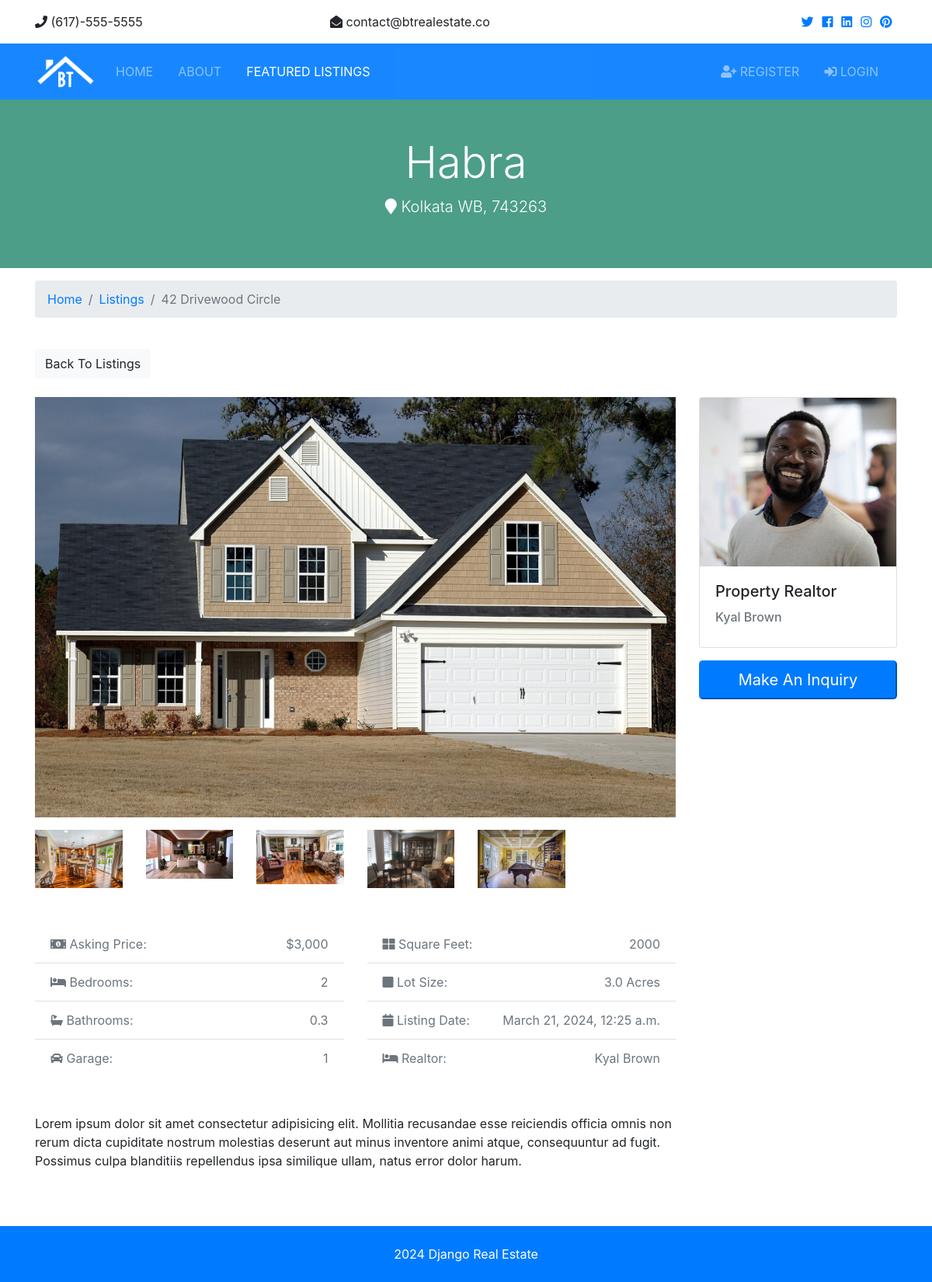
/listings/1, run on an earlier commit of the app's database.
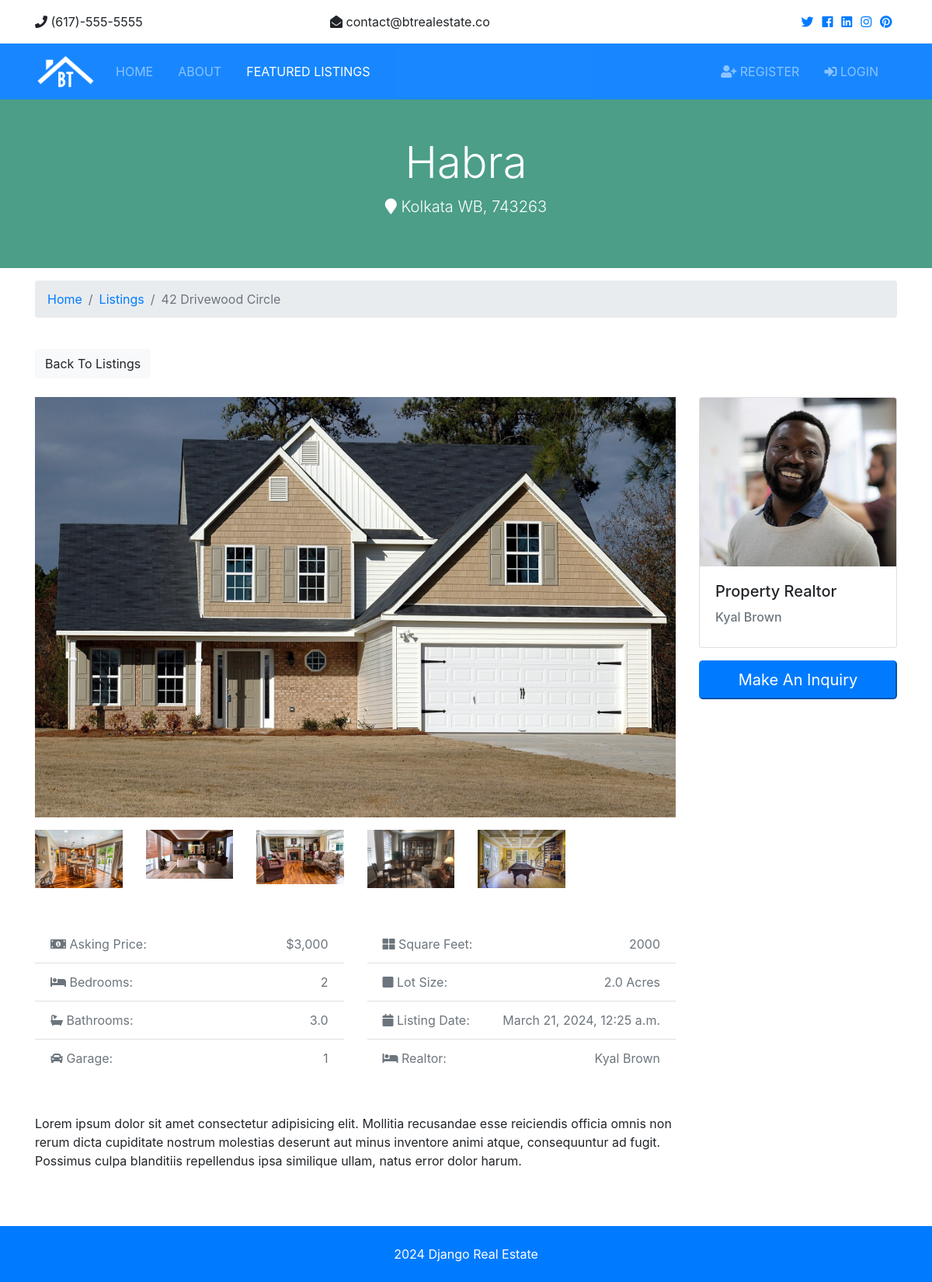
And on a later commit of the database.
### listings/models.py (models this page shows, shortened)
class Listing(models.Model):
    realtor = models.ForeignKey(Realtor, on_delete=models.DO_NOTHING)
    title = models.CharField(max_length = 200)
    address = models.CharField(max_length = 200)
    city = models.CharField(max_length = 200)
    state = models.CharField(max_length = 200)
    zipcode = models.CharField(max_length = 200)
    description = models.TextField(blank=True)
    price = models.IntegerField()
    bedrooms = models.IntegerField()
    bathrooms = models.DecimalField(max_digits=2,decimal_places=1)
    garage = models.IntegerField(default=0)
    sqft = models.IntegerField()
    lot_size= models.DecimalField(max_digits=5,decimal_places=1)
    photo_main = models.ImageField(upload_to ='photos/%Y/%m/%d/', blank=True)
    photo_1 = models.ImageField(upload_to ='photos/%Y/%m/%d/',blank=True)
    photo_2 = models.ImageField(upload_to ='photos/%Y/%m/%d/', blank=True)
    photo_3 = models.ImageField(upload_to ='photos/%Y/%m/%d/', blank=True)
    photo_4 = models.ImageField(upload_to ='photos/%Y/%m/%d/', blank=True)
    photo_5 = models.ImageField(upload_to ='photos/%Y/%m/%d/', blank=True)
    is_published = models.BooleanField(default=True)
    list_date = models.DateTimeField(default= datetime.now , blank=True)

### realtors/models.py (models this page shows)
class Realtor(models.Model):
    name = models.CharField(max_length= 200)
    photo = models.ImageField(upload_to='photos/%Y/%m/%d/')
    description = models.TextField(max_length= 500)
    phone = models.CharField(max_length= 50)
    email = models.CharField(max_length= 50)
    is_mvp = models.BooleanField(default=False)
    hire_date = models.DateTimeField(default=datetime.now, blank=True)
    def __str__(self):
        return self.name

### listings/views.py (the view)
# urls.py: path('<int:listing_id>', views.listing, name="listing"),
def listing(request, listing_id):
    listing = get_object_or_404(Listing, pk=listing_id)
    context = {
        'listing' : listing
    }
    return render(request, 'listings/listing.html',context)

### templates/listings/listing.html (shortened to what the changed rows need)
{% extends "base.html" %}
{% load humanize %}
{% block content %}
<section id="showcase-inner" class="py-5 text-white">
    <div class="container">
      <div class="row text-center">
        <div class="col-md-12">
          <h1 class="display-4">{{listing.title}}</h1>
          <p class="lead">
            <i class="fas fa-map-marker"></i> {{listing.city}} {{listing.state}}, {{listing.zipcode}}</p>
        </div>
      </div>
    </div>
  </section>
  <section id="listing" class="py-4">
    <div class="container">
      <div class="row">
        <div class="col-md-9">
          <img src={{listing.photo_main.url}} alt="" class="img-main img-fluid mb-3">
          <div class="row mb-5 thumbs">
            <div class="col-md-2">
              <a href="{{listing.photo_1.url}}" data-lightbox="home-images">
                <img src={{listing.photo_1.url}} alt="" class="img-fluid">
              </a>
            </div>
            <div class="col-md-2">
              <a href="{{listing.photo_2.url}}" data-lightbox="home-images">
                <img src={{listing.photo_2.url}} alt="" class="img-fluid">
              </a>
            </div>
            <div class="col-md-2">
              <a href="{{listing.photo_3.url}}" data-lightbox="home-images">
                <img src={{listing.photo_3.url}} alt="" class="img-fluid">
              </a>
            </div>
            <div class="col-md-2">
              <a href="{{listing.photo_4.url}}" data-lightbox="home-images">
                <img src={{listing.photo_4.url}} alt="" class="img-fluid">
              </a>
            </div>
            <div class="col-md-2">
              <a href="{{listing.photo_5.url}}" data-lightbox="home-images">
                <img src={{listing.photo_5.url}} alt="" class="img-fluid">
              </a>
            </div>
          </div>
          <div class="row mb-5 fields">
            <div class="col-md-6">
              <ul class="list-group list-group-flush">
                <li class="list-group-item text-secondary">
                  <i class="fas fa-money-bill-alt"></i> Asking Price:
                  <span class="float-right">${{listing.price | intcomma}}</span>
                </li>
                <li class="list-group-item text-secondary">
                  <i class="fas fa-bed"></i> Bedrooms:
                  <span class="float-right">{{listing.bedrooms}}</span>
                </li>
                <li class="list-group-item text-secondary">
                  <i class="fas fa-bath"></i> Bathrooms:
                  <span class="float-right">{{listing.bathrooms}}</span>
                </li>
                <li class="list-group-item text-secondary">
                  <i class="fas fa-car"></i> Garage:
                  <span class="float-right">{{listing.garage}}
                  </span>
                </li>
              </ul>
            </div>
            <div class="col-md-6">
              <ul class="list-group list-group-flush">
                <li class="list-group-item text-secondary">
                  <i class="fas fa-th-large"></i> Square Feet:
                  <span class="float-right">{{listing.sqft}}</span>
                </li>
                <li class="list-group-item text-secondary">
                  <i class="fas fa-square"></i> Lot Size:
                  <span class="float-right">{{listing.lot_size}} Acres
                  </span>
                </li>
                <li class="list-group-item text-secondary">
                  <i class="fas fa-calendar"></i> Listing Date:
                  <span class="float-right">{{listing.list_date}}</span>
                </li>
                <li class="list-group-item text-secondary">
                  <i class="fas fa-bed"></i> Realtor:
                  <span class="float-right">{{listing.realtor}}
                  </span>
                </li>
              </ul>
            </div>
          </div>
          <div class="row mb-5">
            <div class="col-md-12">
            </div>
          </div>
        </div>
        <div class="col-md-3">
          <div class="card mb-3">
            <img class="card-img-top" src= {{listing.realtor.photo.url}} alt="Seller of the month">
            <div class="card-body">
              <h5 class="card-title">Property Realtor</h5>
              <h6 class="text-secondary">{{listing.realtor}}</h6>
            </div>
          </div>
        </div>
      </div>
    </div>
  </section>
{% endblock content %}

What changed in the data, as far as the page shows it:
changed Listing "Habra": bathrooms "0.3" → "3.0"; lot_size "3.0" → "2.0"
